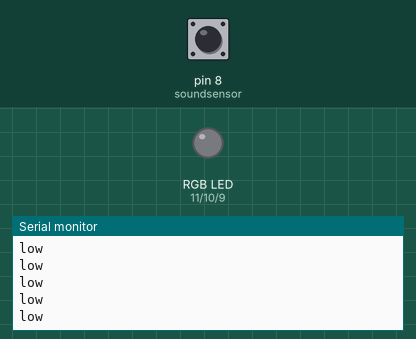
A sketch run on a simulated Arduino Uno, built with avr-gcc and run on an emulated ATmega328P. Parts: an RGB LED mixed from three pins (HIGH = lit), the last lines printed to the serial monitor. The inputs (shaded band) are chosen by the test bench; at power-on: pin 8 (soundsensor) LOW.

Above: at 1.2 s.
1.3 s: pin 8 (soundsensor) driven HIGH
At 2.2 s:
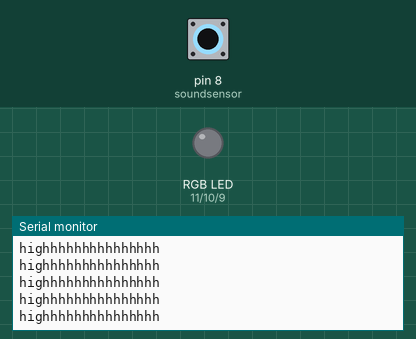
2.8 s: pin 8 (soundsensor) pulsed LOW 5 times (0.12 s each, 0.3 s apart)
7.3 s: pin 8 (soundsensor) driven LOW
At 7.9 s:
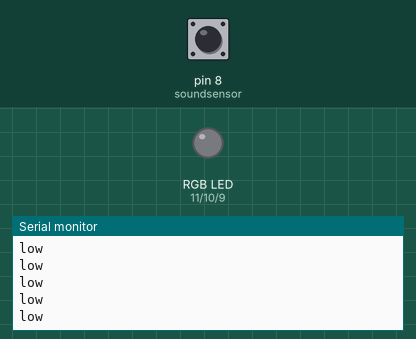

The sketch:

sketch_mayxxx.ino
```cpp
//Change these to match the pins on your Arduino - make sure theyre PWM capable
int greenPin = 10;
int redPin = 11;
int bluePin = 9;
int soundsensor=8;

void setup(){
  pinMode(soundsensor, INPUT);
  pinMode(greenPin, OUTPUT);
  pinMode(bluePin, OUTPUT);
  pinMode(redPin, OUTPUT);
  Serial.begin(9600);
  analogWrite(bluePin,0);
  analogWrite(redPin,0);
  analogWrite(greenPin,0);
  delay(3);
}

void loop(){

    if (digitalRead(soundsensor)==HIGH){
      Serial.println("highhhhhhhhhhhhhhh");
      analogWrite(redPin,200);
      analogWrite(bluePin,195);
      analogWrite(greenPin,200);
      delay(4);
      analogWrite(bluePin,0);
      analogWrite(redPin,0);
      analogWrite(greenPin,0);
      delay(4);

    }
    else{
      Serial.println("low");
      delay(1);
    }
}

void fadeFromTo(int from, int to){
  for(int i = 0; i < 255; i++){
    analogWrite(to, i);
    delay(0.5);
    analogWrite(from, 255 - i);
    delay(0.5);
  }
}
```

Measured:
- after the input at 1.3 s, the serial monitor: prints a new line after 0.07 s (image 1)
- after the input at 7.3 s, the serial monitor: prints a new line after 0.07 s (image 2)
